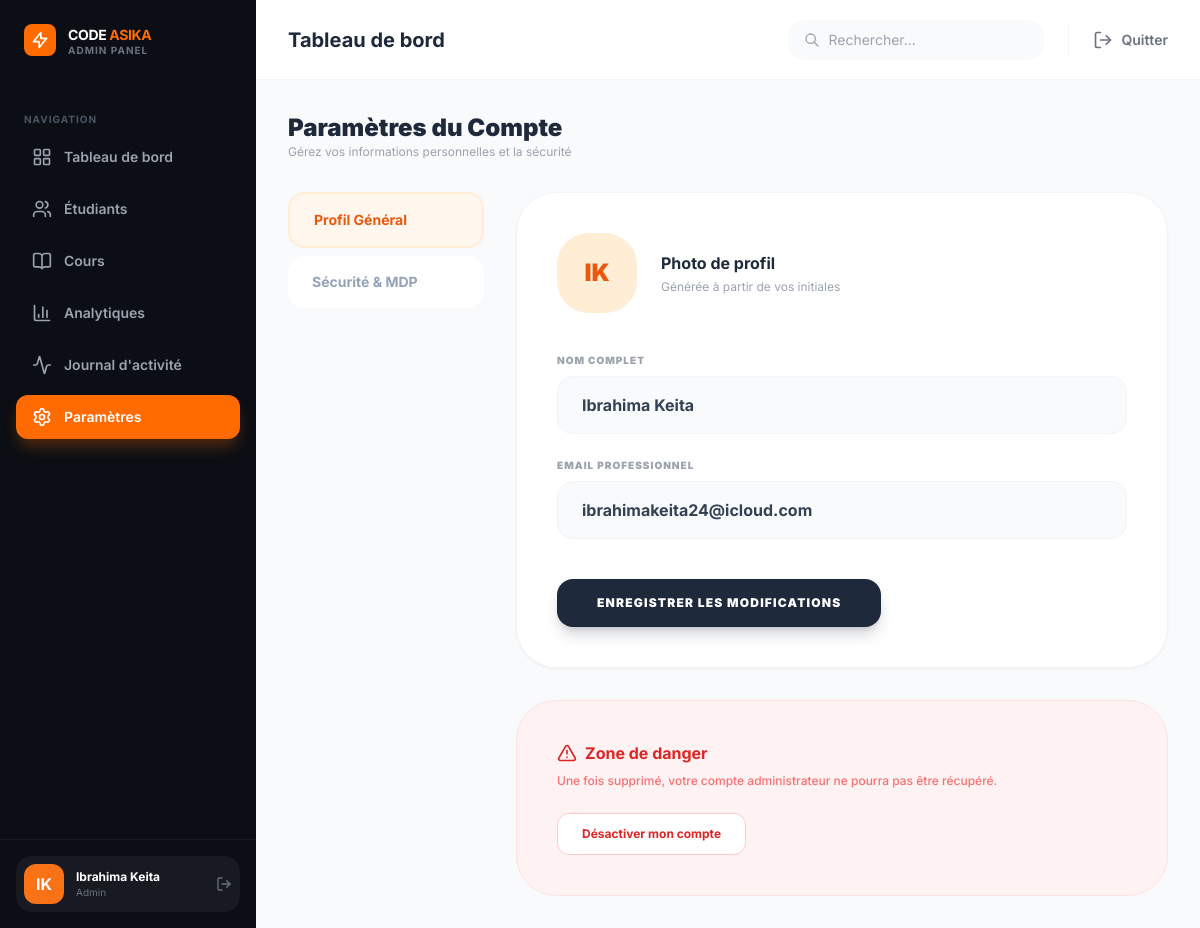
Screenshot of /admin/settings.php (signed in) with the database file from the repository.
### tables this page shows
CREATE TABLE users (
    id INT AUTO_INCREMENT PRIMARY KEY,
    full_name VARCHAR(100) NOT NULL,
    username VARCHAR(50) NOT NULL UNIQUE,
    email VARCHAR(100) NOT NULL UNIQUE,
    password VARCHAR(255) NOT NULL,
    role ENUM('admin', 'learner') DEFAULT 'learner',
    profile_pic VARCHAR(255) DEFAULT 'default_avatar.png',
    xp INT DEFAULT 0,
    level INT DEFAULT 1,
    streak INT DEFAULT 0,
    last_login TIMESTAMP NULL,
    created_at TIMESTAMP DEFAULT CURRENT_TIMESTAMP
);

### admin/settings.php (the view, shortened to what this page needs)
<?php
require_once '../config/db.php';
require_once 'header.php';
$user_id = $_SESSION['user_id'];
$tab = $_GET['tab'] ?? 'profile';
$stmt = $pdo->prepare("SELECT * FROM users WHERE id = ?");
$stmt->execute([$user_id]);
$admin = $stmt->fetch();
?>
<div class="max-w-4xl">
    <div class="mb-8">
        <h2 class="text-2xl font-black text-slate-800">Paramètres du Compte</h2>
        <p class="text-xs text-gray-400">Gérez vos informations personnelles et la sécurité</p>
    </div>
    <div class="grid grid-cols-1 md:grid-cols-4 gap-8">
        <div class="md:col-span-1 space-y-2">
            <a href="?tab=profile" class="block w-full text-left px-6 py-4 rounded-2xl font-bold text-sm transition-all <?php echo $tab === 'profile' ? 'bg-orange-50 text-orange-600 border-2 border-orange-100' : 'bg-white text-slate-400 hover:bg-gray-50'; ?>">
                Profil Général
            </a>
            <a href="?tab=security" class="block w-full text-left px-6 py-4 rounded-2xl font-bold text-sm transition-all <?php echo $tab === 'security' ? 'bg-orange-50 text-orange-600 border-2 border-orange-100' : 'bg-white text-slate-400 hover:bg-gray-50'; ?>">
                Sécurité & MDP
            </a>
        </div>
        <div class="md:col-span-3 space-y-8">
            <?php if ($tab === 'profile'): ?>
                <div class="bg-white rounded-[2.5rem] p-10 shadow-sm border border-gray-100">
                    <div class="flex items-center gap-6 mb-10">
                        <div class="w-20 h-20 bg-orange-100 rounded-[2rem] flex items-center justify-center text-orange-600 relative group cursor-pointer overflow-hidden">
                            <span class="text-2xl font-black">
                                <?php
                                    $parts = explode(' ', $admin['full_name']);
                                    echo strtoupper(substr($parts[0], 0, 1) . (isset($parts[1]) ? substr($parts[1], 0, 1) : ''));
                                ?>
                            </span>
                        </div>
                        <div>
                            <h3 class="font-bold text-slate-800">Photo de profil</h3>
                            <p class="text-xs text-gray-400 mt-1">Générée à partir de vos initiales</p>
                        </div>
                    </div>
                    <form action="?tab=profile" method="POST" class="space-y-6">
                        <div>
                            <label class="block text-[10px] font-black text-gray-400 uppercase tracking-widest mb-2">Nom Complet</label>
                            <input type="text" name="full_name" required value="<?php echo htmlspecialchars($admin['full_name']); ?>" class="w-full bg-gray-50 border border-gray-100 rounded-2xl px-6 py-4 focus:ring-2 focus:ring-orange-500/10 outline-none font-bold text-slate-700">
                        </div>
                        <div>
                            <label class="block text-[10px] font-black text-gray-400 uppercase tracking-widest mb-2">Email Professionnel</label>
                            <input type="email" name="email" required value="<?php echo htmlspecialchars($admin['email']); ?>" class="w-full bg-gray-50 border border-gray-100 rounded-2xl px-6 py-4 focus:ring-2 focus:ring-orange-500/10 outline-none font-bold text-slate-700">
                        </div>
                        <div class="pt-4">
                            <button type="submit" class="bg-slate-800 hover:bg-slate-900 text-white font-black px-10 py-4 rounded-2xl shadow-lg shadow-slate-800/20 transition-all text-xs uppercase tracking-widest">
                                Enregistrer les modifications
                            </button>
                        </div>
                    </form>
                </div>
            <?php endif; ?>
            <div class="bg-red-50 rounded-[2.5rem] p-10 border border-red-100">
                <h3 class="font-bold text-red-600 mb-2 flex items-center gap-2">
                    <i data-lucide="alert-triangle" class="w-5 h-5"></i>
                    Zone de danger
                </h3>
                <p class="text-xs text-red-400 mb-6 font-medium">Une fois supprimé, votre compte administrateur ne pourra pas être récupéré.</p>
                <button class="bg-white text-red-600 border border-red-200 font-bold px-6 py-3 rounded-xl text-xs hover:bg-red-600 hover:text-white transition-all">
                    Désactiver mon compte
                </button>
            </div>
        </div>
    </div>
</div>
<?php require_once 'footer.php'; ?>

### admin/header.php (style rules this page uses)
body { font-family: 'Inter', sans-serif; background-color: #F9FAFB; }

### rows the page displays
users: full_name "IK", full_name "Ibrahima Keita", email "ibrahimakeita24@icloud.com"

### other values shown
$fullName "Ibrahima Keita"
$_SESSION['role'] "Admin"
